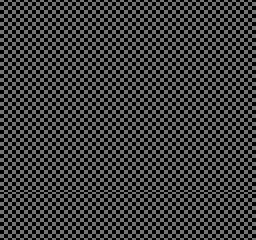

A 2D game scene composited from a Tiled map and its tileset images. What follows is a short description and the map's XML, with every tile layer's data as written:
An orthogonal 16x15 tile map with 16x16 px tiles, 1 tile layer (ShoeBox Tile Grab).

<map version="1.2" tiledversion="1.2.4" orientation="orthogonal" renderorder="right-down" width="16" height="15" tilewidth="16" tileheight="16" infinite="0" nextlayerid="2" nextobjectid="1">
 <tileset firstgid="1" name="frame_0000_bank.png" tilewidth="16" tileheight="16" tilecount="11" columns="11">
  <image source="frame_0000_bank.png" width="176" height="16" />
 </tileset>
 <layer id="1" name="ShoeBox Tile Grab" width="16" height="15">
  <data encoding="csv">
1,1,1,1,1,1,1,1,1,1,1,1,1,1,1,1,
1,1,1,1,1,1,1,1,1,1,1,1,1,1,1,1,
1,1,1,1,1,1,1,1,1,1,1,1,1,1,1,1,
1,1,1,1,1,1,1,1,1,1,1,1,1,1,1,1,
1,1,1,1,1,1,1,1,1,1,1,1,1,1,1,1,
1,1,1,1,1,1,1,1,1,1,1,1,1,1,1,1,
1,1,1,1,1,1,1,1,1,1,1,1,1,1,1,1,
1,1,1,1,1,1,1,1,1,1,1,1,1,1,1,1,
1,1,1,1,1,1,1,1,1,1,1,1,1,1,1,1,
1,1,1,1,1,1,1,1,1,1,1,1,1,1,1,1,
1,1,1,1,1,1,1,1,1,1,1,1,1,1,1,1,
1,1,1,1,1,1,1,1,1,1,1,1,1,1,1,1,
2,2,2,2,2,2,2,2,2,2,2,2,2,2,2,2,
2,2,2,2,2,2,2,2,2,2,2,2,2,2,2,2,
2,2,2,2,2,2,2,2,2,2,2,2,2,2,2,2
</data>
 </layer>
</map>